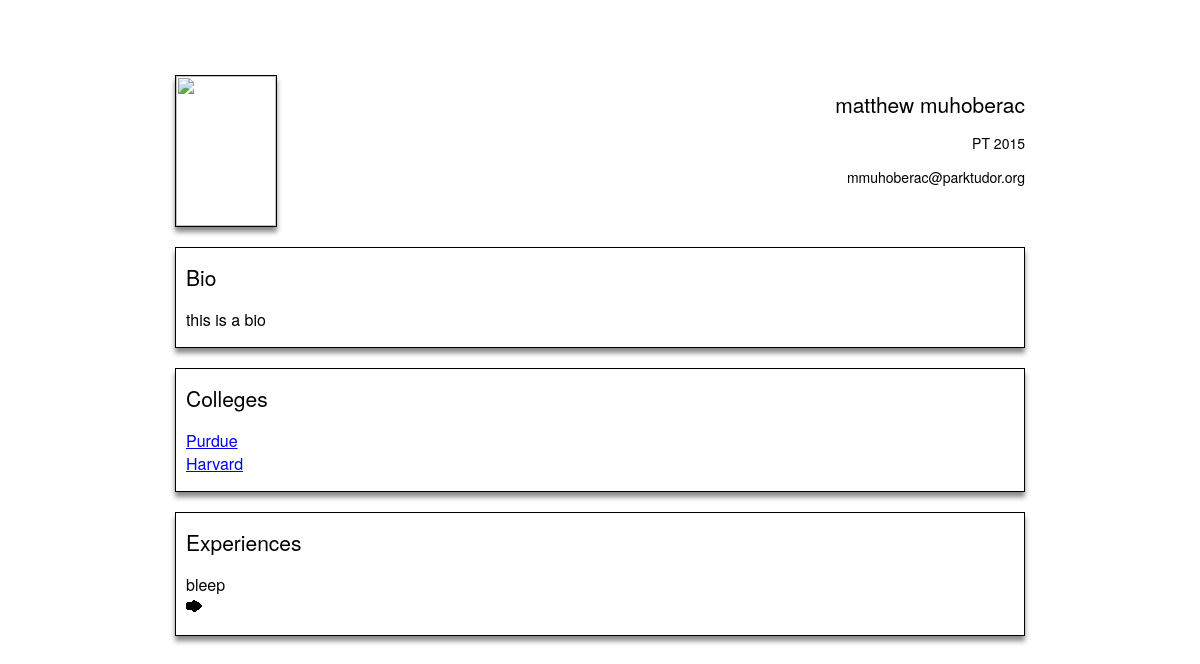
/project_files/php_work_material/profile.php, run on the app's committed database.
### tables this page shows
CREATE TABLE IF NOT EXISTS `accounts` (
  `id` int(11) NOT NULL AUTO_INCREMENT,
  `first_name` varchar(45) NOT NULL,
  `last_name` varchar(45) NOT NULL,
  `email` varchar(45) NOT NULL,
  `pt_grad_year` int(11) NOT NULL,
  `bio` varchar(200) NOT NULL,
  `password` varchar(45) NOT NULL,
  `image_link` varchar(30) NOT NULL,
  PRIMARY KEY (`id`)
);

CREATE TABLE IF NOT EXISTS `experiences` (
  `id` int(11) NOT NULL AUTO_INCREMENT,
  `type` varchar(45) NOT NULL,
  `title` varchar(45) NOT NULL,
  `content` varchar(200) NOT NULL,
  `accounts_id` int(11) NOT NULL,
  PRIMARY KEY (`id`)
);

### project_files/model/accounts_db.php (called while the page is built, shortened)
<?php
function get_image($id){
    global $db;
    $query = "SELECT image_link FROM accounts WHERE id = '$id'";
    $res = $db->query($query);
    return $res->fetch();
}
function get_name($id) {
    global $db;
    $query = "SELECT *
        FROM accounts
        WHERE id = '$id'";
    $result = $db->query($query);
    return $result->fetch();
}

### project_files/model/university_db.php (called while the page is built, shortened)
<?php
function get_college($userID) {
    global $db;
    $query = "SELECT distinct university_id FROM questions WHERE accounts_id = '$userID'";
    $college = $db->query($query);
    return $college;
}
function get_college_name($collegeID){
    global$db;
    $query = "Select * from universities where id = '$collegeID'";
    $name = $db->query($query);
    return $name;
}
?>

### project_files/model/experiences_db.php (called while the page is built, shortened)
<?php
function get_experiences($id) {
    global $db;
    $query = "SELECT * FROM experiences WHERE accounts_id = '$id'";
    $result = $db->query($query);
    return $result;
}
?>

### project_files/php_work_material/profile.php (the view, shortened to what this page needs)
<?php
include("../model/database.php");
include("../model/university_db.php");
include("../model/accounts_db.php");
include("../model/experiences_db.php");
$userID = 1;
$g_colleges = get_college($userID);
$arr_exp = get_experiences($userID)->fetchAll() ;
?>
<!DOCTYPE html>
<html>
<head>
    <link rel="stylesheet" type="text/css" href="stylesheet.css"/>
</head>
<body>
<div id="profile">
    <div id="profilePicture">
        <img src="<?php echo get_image($userID)['image_link']; ?>"/>
    </div>
    <div id="profileInfo">
        <h1><?php $name = get_name($userID); echo $name['first_name'] . " " . $name['last_name'];?></h1>
        <p>PT <?php echo $name['pt_grad_year']; ?> </p>
        <p><?php echo $name['email']; ?></p>
    </div>
    <div id="bio">
        <h1>Bio</h1>
        <p><?php echo $name['bio']; ?> </p>
    </div>
    <div id="colleges">
        <h1>Colleges</h1>
        <ul>
            <?php foreach($g_colleges as $g_college){ ?>
                <li><a href = "college.php?university_id=<?php echo $g_college['university_id'] ?>&userID=<?php echo $userID ?>"> <?php echo get_college_name($g_college['university_id'])->fetch()['name']; ?> </a></li>
            <?php } ?>
        </ul>
    </div>
    <div id="experiences">
        <h1>Experiences</h1>
        <ul>
            <?php for($i = 0; $i < count($arr_exp); $i++):?>
                <li>
                    <div class = "expdiv"> <?php echo $arr_exp[$i]['title']; ?>  </div> <span class = "expander"> <img class = "exp_img" src =  "../test_material/bullets_picture/Bullet_Arrow_R.png";
                </span>
                </li>
            <?php endfor; ?>
        </ul>
    </div>
</div>
</body>
</html>

### project_files/php_work_material/stylesheet.css (style rules this page uses)
body, html { min-width: 700px; max-width: 1000px; margin: 0 auto; height:100%; }
h1 { font-weight: normal; }
#profile { margin: 75px; }
#profilePicture { width: 100px; height: 150px; border: 1px solid black; float: left; margin-bottom: 20px; box-shadow: 0px 5px 5px #888888; }
#profilePicture img { height: 150px; width: 100px; }
#profileInfo { font-family: "HelveticaNeue-Light", "Helvetica Neue Light", "Helvetica Neue", Helvetica, sans-serif; float: right; text-align: right; font-size: 14px; }
#profileInfo h1, #bio h1, #colleges h1, #experiences h1 { font-weight: 500; font-size: 21px; }
#bio, #colleges, #experiences { font-family: "HelveticaNeue-Light", "Helvetica Neue Light", "Helvetica Neue", Helvetica, sans-serif; border: 1px solid black; clear: left; margin-top: 20px; padding: 0px 10px 0px 10px; box-shadow: 0px 5px 5px #888888; }
#bio ul, #colleges ul, #experiences ul { padding: 0; list-style-type: none; }

### data on the page
accounts: first_name "matthew", last_name "muhoberac", pt_grad_year "2015", email "mmuhoberac@parktudor.org", bio "this is a bio"
experiences: title "bleep"

### other printed values
get_college_name($g_college['university_id'])->fetch()['name'] "Purdue"
get_college_name($g_college['university_id'])->fetch()['name'] "Harvard"
